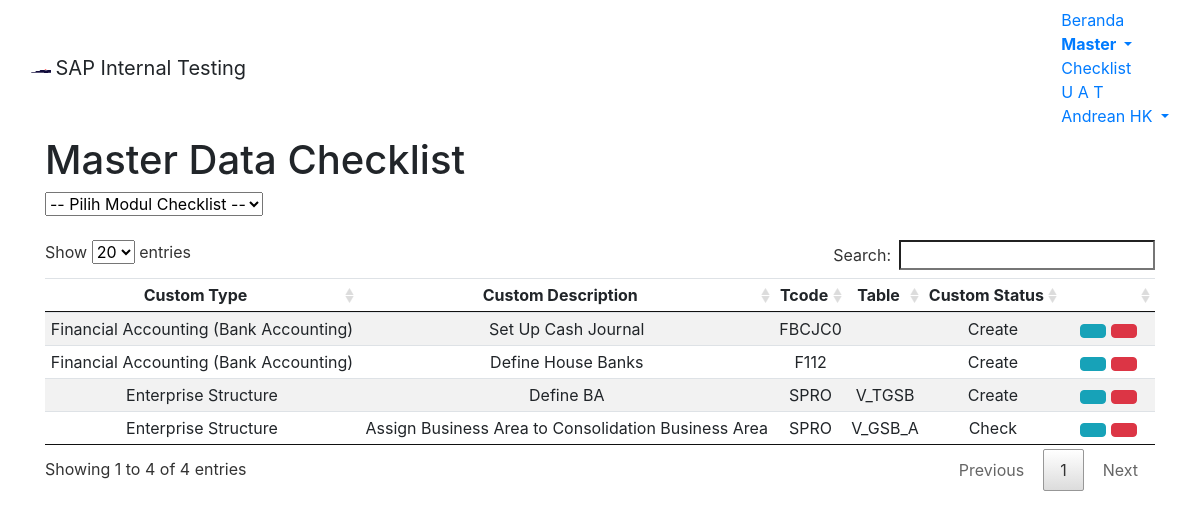
Page /module/home/m-check.php (signed in) on the earlier database version.
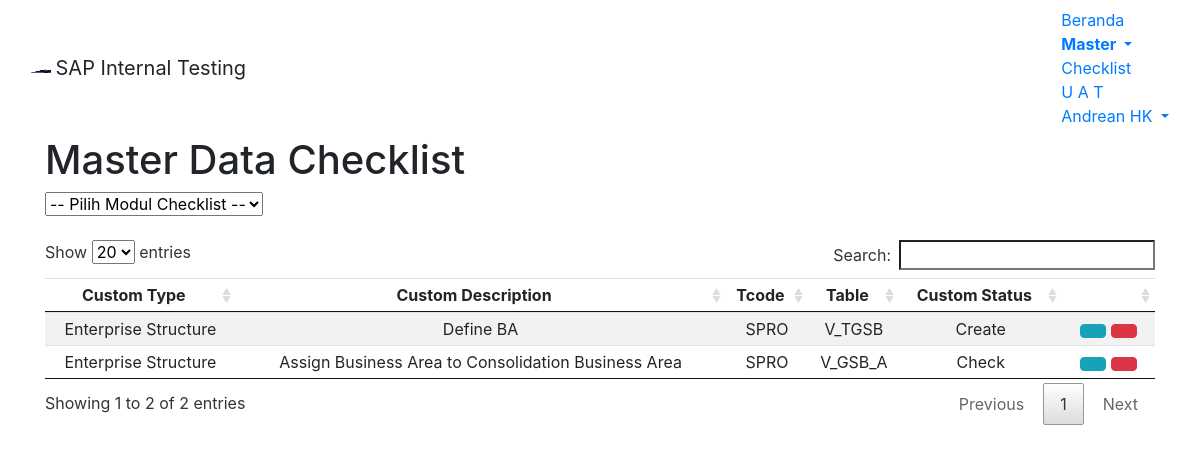
Same page on the later database version.
### tables this page shows
CREATE TABLE `m_check` (
  `c_id` int(11) NOT NULL,
  `ctype` varchar(255) NOT NULL,
  `ctypedesc` varchar(255) NOT NULL,
  `ctcode` varchar(255) NOT NULL,
  `ctable` varchar(255) NOT NULL,
  `cstat` varchar(255) NOT NULL,
  `cmodul` varchar(255) DEFAULT NULL
);

### module/home/m-check.php (the view, shortened to what this page needs)
<?php
	$root = "../../";
?>
<!DOCTYPE html>
 <html lang="en-US">
<head>
<link href="<?php echo $root; ?>assets/css/bootstrap.min.css" rel="stylesheet">
<link href="<?php echo $root; ?>assets/datatables/media/css/jquery.dataTables.min.css" rel="stylesheet">
<body>
	<nav class="navbar navbar-default">
	  <div class="container-fluid">
		<div class="navbar-header">
		  <img alt="Samator" class="navbar-text" src="<?php echo $root; ?>assets/images/s-logo.png" width="20" height="20">
		  <a class="navbar-brand">SAP Internal Testing</a>
		</div>
		<ul class="nav navbar-nav navbar-right">
			<li><a href="<?php echo $root; ?>module/home/home.php">Beranda</a></li>
			<li class="dropdown active">
				<a class="dropdown-toggle" data-toggle="dropdown" href="#"><b>Master
				<span class="caret"></span></b></a>
			</li>
			<li><a href="<?php echo $root; ?>module/home/checklist.php">Checklist</a></li>
			<li><a href="<?php echo $root; ?>module/home/uat.php">U A T</a></li>
			<li class="dropdown">
				<a class="dropdown-toggle" data-toggle="dropdown" href="#"><span class="glyphicon glyphicon-user" aria-hidden="true"></span>
				<?php echo $_SESSION["longname"]; ?>
				<span class="caret"></span></a>
			</li>
		</ul>
	  </div>
	</nav>
	<div class="container container-fluid">
		<h1>Master Data Checklist
		</h1>
		<select id="select1" onChange="getval(this);">
		<?php
				echo "<option disabled selected value>-- Pilih Modul Checklist --</option>";
			?>
		</select>
	</div><br>
	<div class="container container-fluid">
		<table id="tableMCheck" class="table table-hover text-center table-striped compact">
			<thead>
				<tr>
					<td><b>Custom Type</b></td>
					<td><b>Custom Description</b></td>
					<td><b>Tcode</b></td>
					<td><b>Table</b></td>
					<td><b>Custom Status</b></td>
					<td class="col-md-1"></td>
				</tr>
			</thead>
			<tbody data-link="row">
			<?php
				$con = mysqli_connect("localhost","root","","saptest");
				$query = "SELECT * FROM m_check";
				$result = mysqli_query($con,$query);
				while($row = mysqli_fetch_array($result,MYSQLI_ASSOC))
				{
					echo "<tr>";
						echo "<td style:'border=1px solid black'>".$row['ctype']."</td>";
						echo "<td style:'border=1px solid black'>".$row['ctypedesc']."</td>";
						echo "<td style:'border=1px solid black'>".$row['ctcode']."</td>";
						echo "<td style:'border=1px solid black'>".$row['ctable']."</td>";
						echo "<td style:'border=1px solid black'>".$row['cstat']."</td>";
					if ($_SESSION['username']=="Admin" || $_SESSION['username']=="Andrean")
						{
			?>
							<td><a type='button' class='btn btn-info btn-xs' data-toggle='modal' href="#modalEditCheck<?php echo $row['c_id']; ?>"><span class='glyphicon glyphicon-pencil'></span></a>
							<a type='button' class='btn btn-danger btn-xs' data-toggle='modal' href="#modalDelCheck<?php echo $row['c_id']; ?>"><span class='glyphicon glyphicon-trash'></span></a></td>
			<?php
						}
						else
						{
						}
					echo "</tr>";
				}
			?>
			</tbody>
		</table>
	</div>
</body>

Differences in the rows shown:
removed m_check: ctype "Financial Accounting (Bank Accounting)", ctypedesc "Set Up Cash Journal", ctcode "FBCJC0", cstat "Create"
removed m_check: ctype "Financial Accounting (Bank Accounting)", ctypedesc "Define House Banks", ctcode "F112", cstat "Create"
Other differences:
text written by a page script: "Show entries Search: Showing 1 to 4 of 4 entries Previous 1 Next" → "Show entries Search: Showing 1 to 2 of 2 entries Previous 1 Next"
